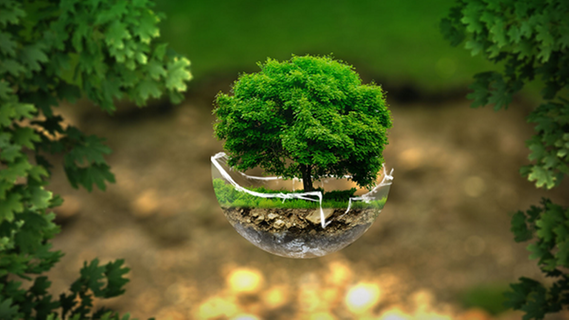
#> input picture Przetwarzanie Sygnałów i Obrazów/Sprawozdanie nr 5 z PSiO/Zadanie 5 i 6 Obraz/obrazek.png, 569 x 320 px, found by its file name
$ python Zad5.5.py
#> lines starting #> are read from the running program, lines starting #| are printed output that depends on the picture
import cv2
import numpy as np

src = cv2.imread('obrazek.png', cv2.IMREAD_UNCHANGED)
#> src is the input picture: shape (320, 569, 3); mean B, G, R 37.6, 91, 80.9
dst = cv2.GaussianBlur(src, (3, 3), cv2.BORDER_DEFAULT)

kernel = np.array([[-1, -1, -1],
                   [-1, 9, -1],
                   [-1, -1, -1]])
sharpened = cv2.filter2D(src, -1, kernel)
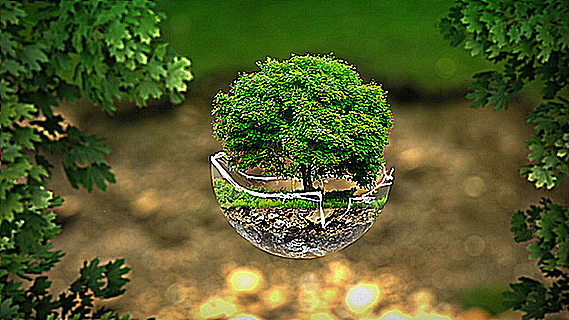
#> sharpened: shape (320, 569, 3); mean B, G, R 40.4, 92.4, 84
cv2.imshow('Image Sharpening', np.hstack((src, sharpened)))
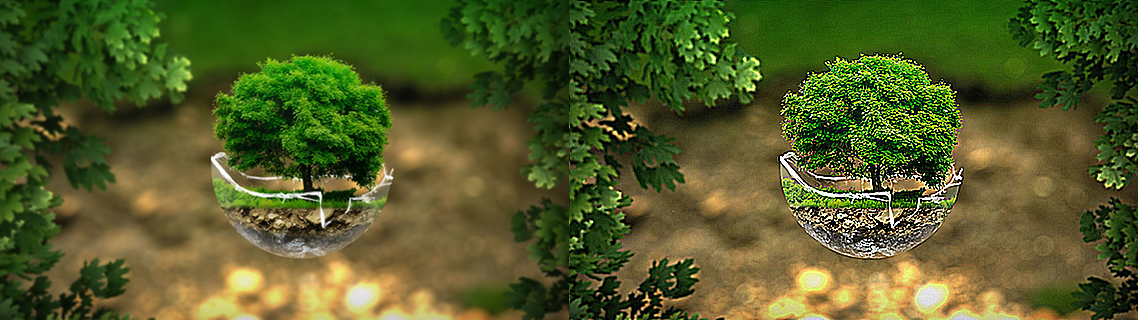
#> window 'Image Sharpening': shape (320, 1138, 3); mean B, G, R 39, 91.7, 82.4

cv2.imshow("Gaussian Smoothing", np.hstack((src, dst)))
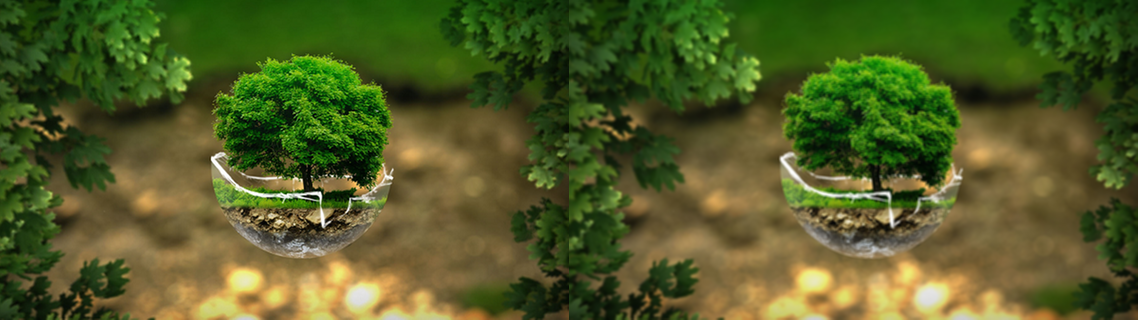
#> window 'Gaussian Smoothing': shape (320, 1138, 3); mean B, G, R 37.6, 91, 80.9
cv2.waitKey(0)
cv2.destroyAllWindows()

$ run again, with Przetwarzanie Sygnałów i Obrazów/Sprawozdanie nr 5 z PSiO/Zadanie 5 i 6 Obraz/Zad 5.5 cz 1.png copied over Przetwarzanie Sygnałów i Obrazów/Sprawozdanie nr 5 z PSiO/Zadanie 5 i 6 Obraz/obrazek.png
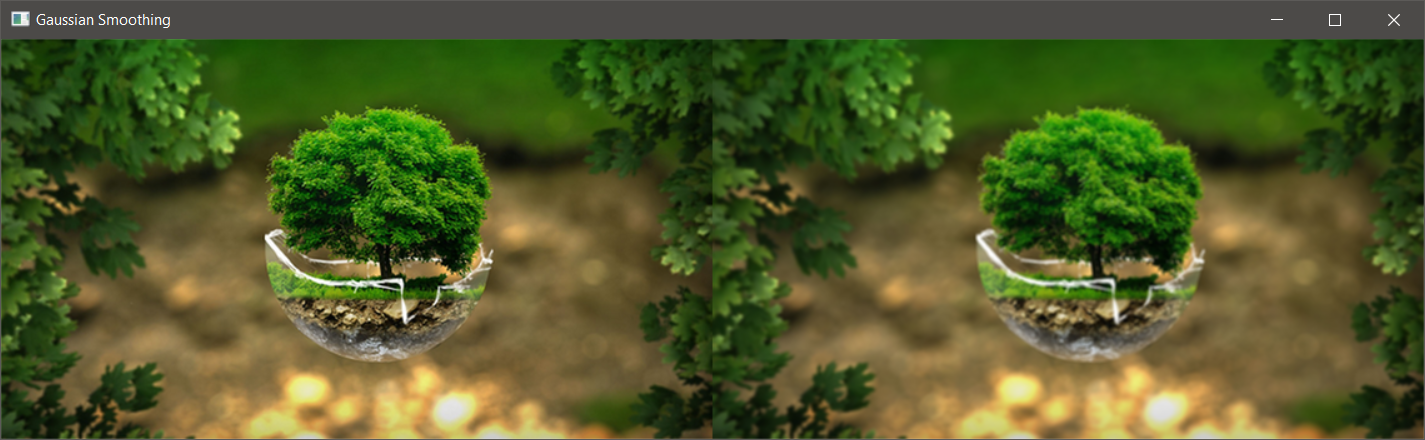
#> input picture Przetwarzanie Sygnałów i Obrazów/Sprawozdanie nr 5 z PSiO/Zadanie 5 i 6 Obraz/Zad 5.5 cz 1.png, 1425 x 440 px, found by its file name
#> src is the input picture: shape (440, 1425, 4); mean B, G, R, A 41.2, 89.8, 80.8, 255
#> `sharpened = cv2.filter2D(src, -1, kernel)`:
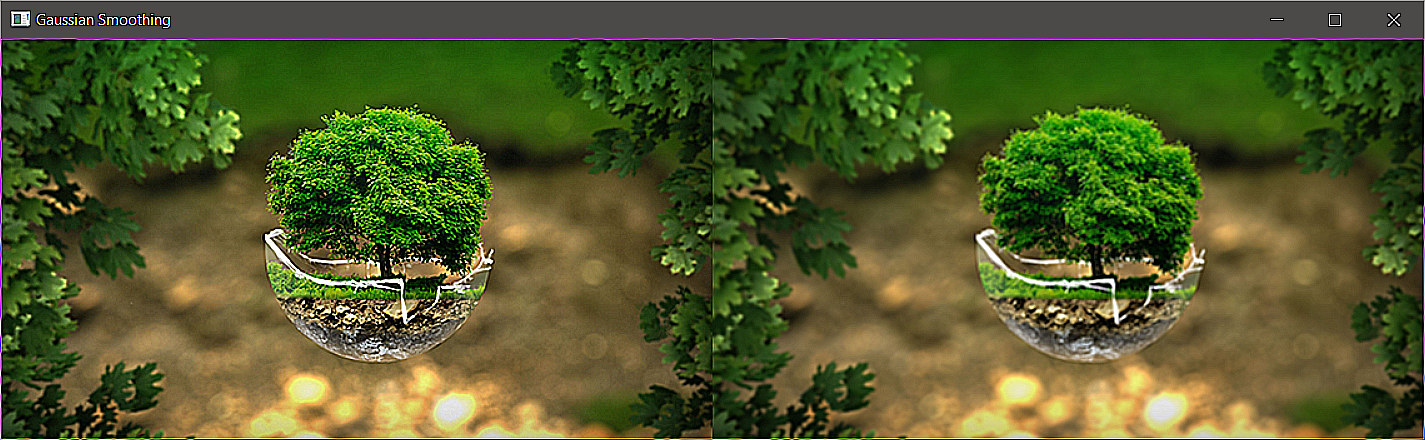
#> sharpened: shape (440, 1425, 4); mean B, G, R, A 42.2, 90.2, 81.7, 255
#> `cv2.imshow("Gaussian Smoothing", np.hstack((src, dst)))`:
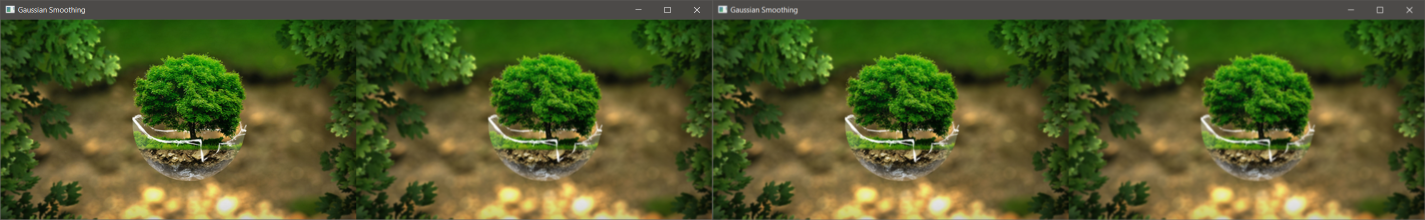
#> window 'Gaussian Smoothing': shape (440, 2850, 4) (shown at 1/2 size); mean B, G, R, A 41.2, 89.9, 80.8, 255

$ run again, with Przetwarzanie Sygnałów i Obrazów/Sprawozdanie nr 5 z PSiO/Zadanie 5 i 6 Obraz/Zad 5.6 cz 1.png copied over Przetwarzanie Sygnałów i Obrazów/Sprawozdanie nr 5 z PSiO/Zadanie 5 i 6 Obraz/obrazek.png
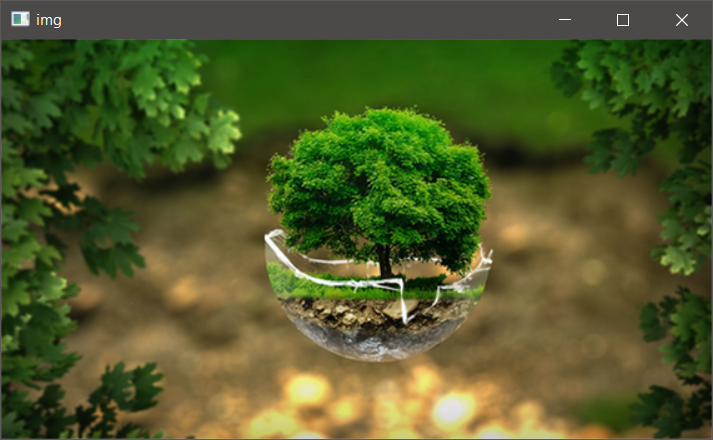
#> input picture Przetwarzanie Sygnałów i Obrazów/Sprawozdanie nr 5 z PSiO/Zadanie 5 i 6 Obraz/Zad 5.6 cz 1.png, 713 x 440 px, found by its file name
#> src is the input picture: shape (440, 713, 3); mean B, G, R 41.3, 89.9, 80.9
#> `sharpened = cv2.filter2D(src, -1, kernel)`:
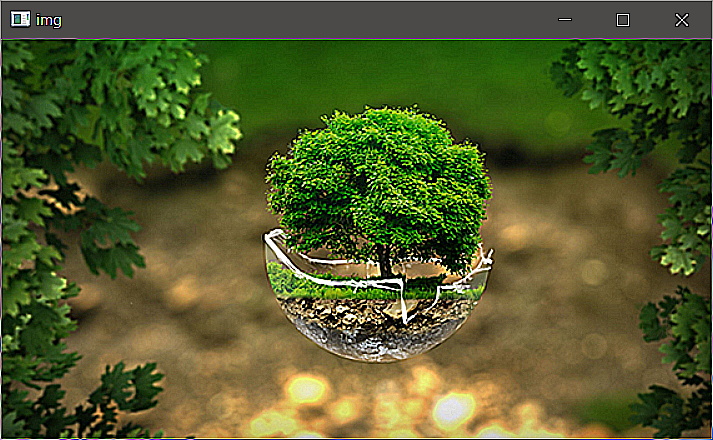
#> sharpened: shape (440, 713, 3); mean B, G, R 42.9, 90.6, 82.5
#> `cv2.imshow("Gaussian Smoothing", np.hstack((src, dst)))`:
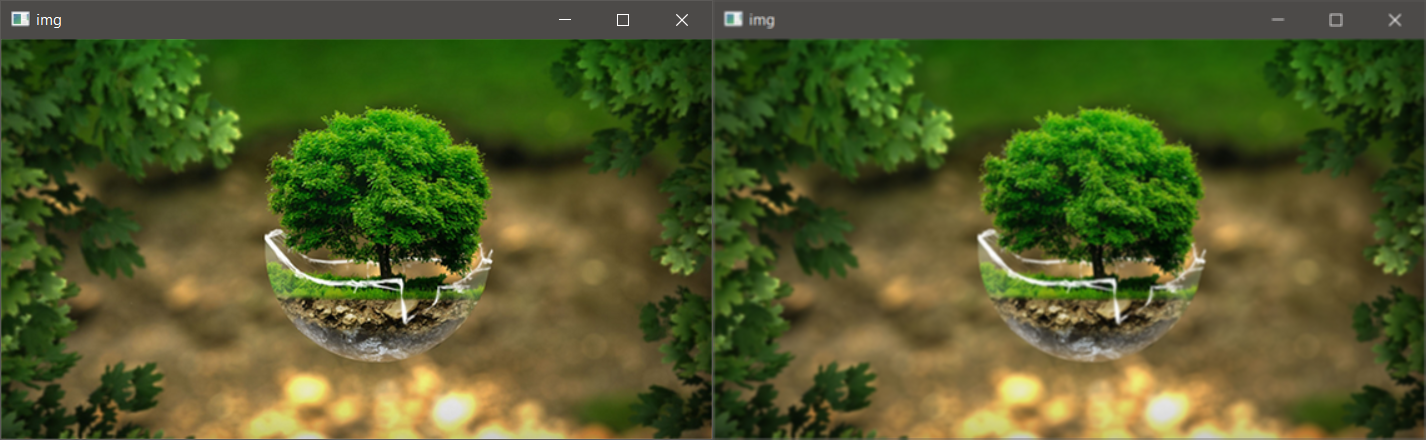
#> window 'Gaussian Smoothing': shape (440, 1426, 3); mean B, G, R 41.3, 89.9, 80.9
